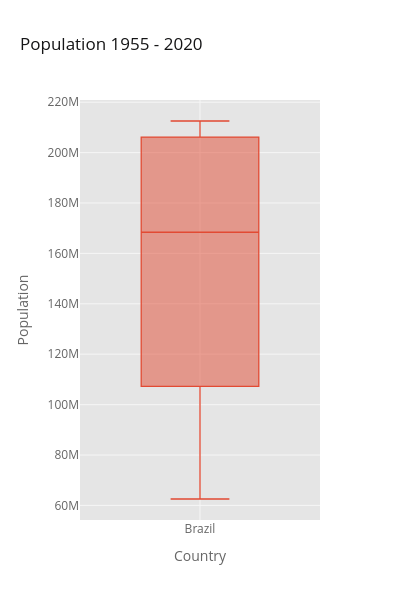

Notebook source saved alongside this figure:
### Code cell
df_pivot["Brazil"].iplot(
    kind="box",
    xTitle="Country",
    yTitle="Population",
    title="Population 1955 - 2020",
    dimensions=(400,600)
    )

### Figure 1 — Plotly figure (JSON) as saved in the notebook; plotly's stock layout.template omitted (floating-point values rounded to 4 significant figures)
{"data": [{"boxpoints": false, "line": {"width": 1.3}, "marker": {"color": "rgba(226, 74, 51, 1.0)"}, "name": "Brazil", "orientation": "v", "type": "box", "y": [62533919, 72179226, 83373530, 95113265, 107216205, 120694009, 135274080, 149003223, 162019896, 174790340, 186127103, 195713635, 204471769, 206163053, 207833823, 209469323, 211049527, 212559417]}], "layout": {"height": 600, "legend": {"bgcolor": "#FFFFFF", "font": {"color": "#666666"}}, "paper_bgcolor": "#FFFFFF", "plot_bgcolor": "#E5E5E5", "title": {"font": {"color": "#151516"}, "text": "Population 1955 - 2020"}, "width": 400, "xaxis": {"gridcolor": "#F6F6F6", "showgrid": true, "tickfont": {"color": "#666666"}, "title": {"font": {"color": "#666666"}, "text": "Country"}, "zerolinecolor": "#F6F6F6"}, "yaxis": {"gridcolor": "#F6F6F6", "showgrid": true, "tickfont": {"color": "#666666"}, "title": {"font": {"color": "#666666"}, "text": "Population"}, "zerolinecolor": "#F6F6F6"}}}
